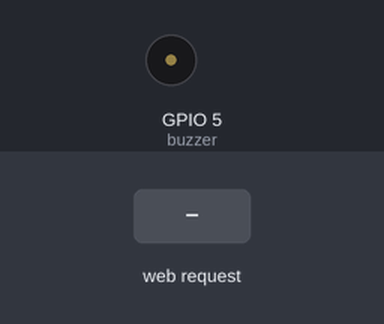
Simulated run of this sketch. Board: ESP8266 (NodeMCU). Shown: buzzer (waves = sounding, pin HIGH). The test bench sets the inputs (shaded band). WiFi joins after 1.5 s; servers stay silent unless stated; what the sketch prints to the serial monitor is not drawn.

Above: at 2.7 s.
2.8 s: HTTP request GET /buzzer_on received
At 4.2 s:
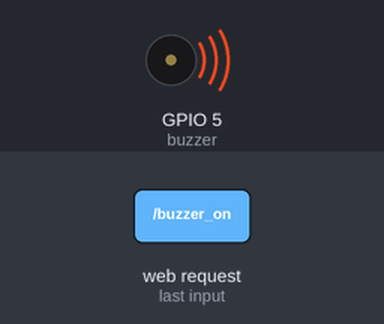
Timing chart, 0 to 9.3 s (numbered marks = the images above; inputs shaded):
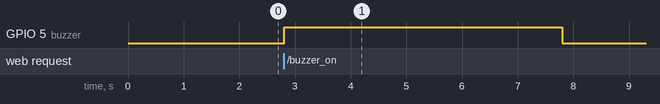

The sketch:

project_server_code__recerver_.ino
```cpp
#include <ESP8266WiFi.h>

int buzzer = 5;

const char* ssid = "vivo 1919";
const char* password = "12345678";
const char* Commands_Reply;

const char * host = "192.168.214.237";

WiFiServer server(80);

void setup() {
  // put your setup code here, to run once:
  pinMode(buzzer, OUTPUT);
  Serial.begin(115200);
  delay(10);

  Serial.println("");
  Serial.println("Server-------------------------------");
  Serial.print("Configuring access point");
  WiFi.begin(ssid, password);


  while (WiFi.status() != WL_CONNECTED) {
    delay(500);
    Serial.print(".");
  }
    Serial.println("");
    Serial.println("WiFi connected");


    server.begin();
    Serial.println("Server started");


    Serial.print("Use this URL to connect: ");
    Serial.print("http://");
    Serial.print(WiFi.localIP());
    Serial.println("/");
    Serial.println("-------------------------------------");
    Serial.println("");
}

void loop() {
  // put your main code here, to run repeatedly:
  // Check if a client has connected
  WiFiClient client = server.available();
  if (!client) {
    return;
  }

  // Wait until the client sends some data
  Serial.println("Server-------------------------------");
  Serial.println("New client");
  Serial.print("From client = ");
  while(!client.available()){
    delay(1);
  }


   String req = client.readStringUntil('\r');
   Serial.println(req);
   client.flush();


    if (req.indexOf("buzzer_on") != -1){
      Commands_Reply = "buzzer Status : on";
      Serial.print("Server send = ");
      Serial.println(Commands_Reply);
      client.print(String("GET ") + Commands_Reply + " HTTP/1.1\r\n" + "Host: " + host + "\r\n" + "Connection: close\r\n\r\n");
      digitalWrite(buzzer, HIGH);
      delay(5000);
      digitalWrite(buzzer, LOW);

    }
   else if (req.indexOf("buzzer_On") != -1){
      Commands_Reply = "buzzer Status : On";
      Serial.print("Server send = ");
      Serial.println(Commands_Reply);
      client.print(String("GET ") + Commands_Reply + " HTTP/1.1\r\n" + "Host: " + host + "\r\n" + "Connection: close\r\n\r\n");
      digitalWrite(buzzer, HIGH);
      delay(5000);
      digitalWrite(buzzer, LOW);
    }

   else {
     Serial.println("invalid request");
     client.stop();
     return;
    }

   client.flush();
   Serial.println("Client disonnected");
   Serial.println("-------------------------------------");
   Serial.println("");
}
```

Measured:
- after the input at 2.8 s, GPIO 5 (buzzer): LOW → HIGH at once, → LOW 5.0 s later
